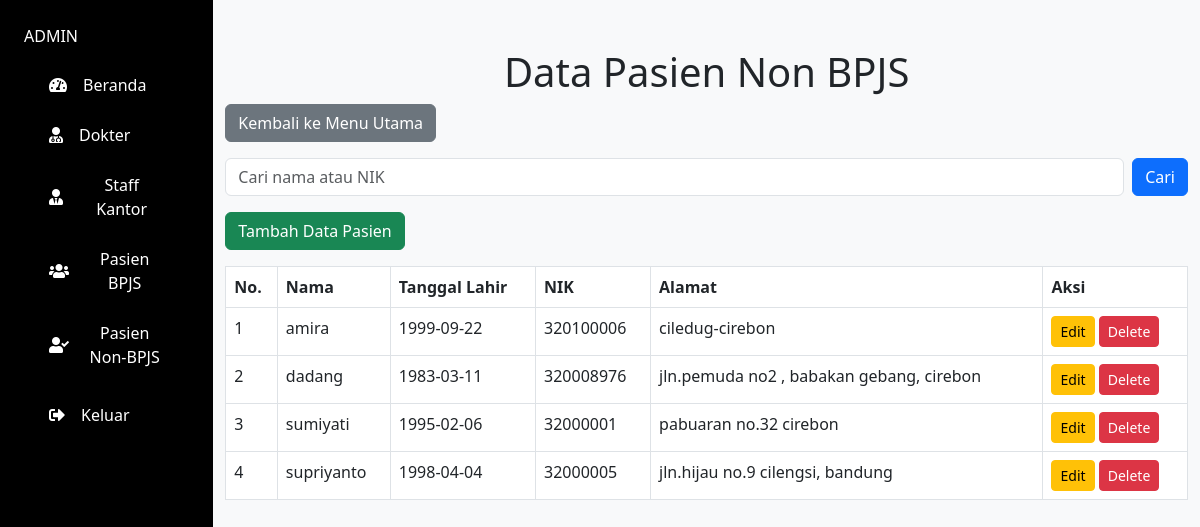
The page /pasien_non-bpjs.php on the database its author committed.
### pasien_non-bpjs.php (the view, shortened to what this page needs)
<?php
include 'db.php';
$search = isset($_GET['search']) ? $_GET['search'] : '';
$query = "SELECT * FROM `pasien_non-bpjs`";
$result = $conn->query($query);
?>
<!DOCTYPE html>
<html lang="en">
<head>
    <link rel="stylesheet" href="https://cdnjs.cloudflare.com/ajax/libs/bootstrap/5.3.0/css/bootstrap.min.css">
</head>
<body>
     <link href="https://cdn.jsdelivr.net/npm/bootstrap@5.3.0/dist/css/bootstrap.min.css" rel="stylesheet">
    <link href="https://cdnjs.cloudflare.com/ajax/libs/font-awesome/5.15.4/css/all.min.css" rel="stylesheet">
</head>
<body>
    <div class="sidebar p-4">
        <div class="text-2xl font-bold mb-3">ADMIN</div>
        <nav>
            <a class="btn btn-grey w-100 d-flex align-items-center py-2 px-4 mb-2" href="dashboard.php">
                <i class="fas fa-tachometer-alt me-3"></i>
                Beranda
            </a>
            <a class="btn btn-grey w-100 d-flex align-items-center py-2 px-4 mb-2" href="dokter.php">
                <i class="fas fa-user-md me-3"></i>
                Dokter
            </a>
            <a class="btn btn-grey w-100 d-flex align-items-center py-2 px-4 mb-2" href="staff_kantor.php">
                <i class="fas fa-user-tie me-3"></i>
                Staff Kantor
            </a>
            <a class="btn btn-grey w-100 d-flex align-items-center py-2 px-4 mb-2" href="pasien_bpjs.php">
                <i class="fas fa-users me-3"></i>
                Pasien BPJS
            </a>
            <a class="btn btn-grey w-100 d-flex align-items-center py-2 px-4 mb-2" href="pasien_non-bpjs.php">
                <i class="fas fa-user-check me-3"></i>
                Pasien Non-BPJS
            </a>
            <a class="btn btn-grey w-100 d-flex align-items-center py-2 px-4" href="logout.php">
                <i class="fas fa-sign-out-alt me-3"></i>
                Keluar
            </a>
        </nav>
    </div>
    <div class="container mt-5">
        <h1 class="text-center">Data Pasien Non BPJS</h1>
        <a href="dashboard.php" class="btn btn-secondary mb-3">Kembali ke Menu Utama</a>
        <form class="d-flex mb-3" method="GET">
            <input type="text" name="search" class="form-control me-2" placeholder="Cari nama atau NIK"
                   value="<?php echo htmlspecialchars($search); ?>">
            <button type="submit" class="btn btn-primary">Cari</button>
        </form>
        <a href="tambah.php" class="btn btn-success mb-3">Tambah Data Pasien</a>
        <table class="table table-bordered">
            <thead>
                <tr>
                    <th>No.</th>
                    <th>Nama</th>
                    <th>Tanggal Lahir</th>
                    <th>NIK</th>
                    <th>Alamat</th>
                    <th>Aksi</th>
                </tr>
            </thead>
            <tbody>
            <?php
if ($result->num_rows > 0) {
    $no = 1;
    while ($row = $result->fetch_assoc()) {
        echo "<tr>
            <td>" . htmlspecialchars($no) . "</td>
            <td>" . htmlspecialchars($row['nama']) . "</td>
            <td>" . htmlspecialchars($row['tgl_lahir']) . "</td>
            <td>" . htmlspecialchars($row['NIK']) . "</td>
            <td>" . htmlspecialchars($row['alamat']) . "</td>
            <td>
                <a href='edit.php?id=" . urlencode($row['id']) . "' class='btn btn-warning btn-sm'>Edit</a>
                <a href='delete.php?id=" . urlencode($row['id']) . "&jenis=Non-BPJS' class='btn btn-danger btn-sm'
                   onclick='return confirm(\"Yakin ingin menghapus data ini?\")'>Delete</a>
            </td>
        </tr>";
        $no++;
    }
} else {
    echo "<tr><td colspan='7' class='text-center'>Tidak ada data ditemukan</td></tr>";
}
?>
</body>
</html>

### pasien_non-bpjs.php (style rules this page uses)
body { background-color: #f8f9fa; color: #212529; display: flex; min-height: 100vh; margin: 0; }
.sidebar { width: 250px; background-color: #000; color: #fff; min-height: 100vh; }
.sidebar a { text-decoration: none; color: white; }

### rows shown on the page
pasien_non-bpjs: nama "amira", tgl_lahir "1999-09-22", NIK "320100006", alamat "ciledug-cirebon"
pasien_non-bpjs: nama "dadang", tgl_lahir "1983-03-11", NIK "320008976", alamat "jln.pemuda no2 , babakan gebang, cirebon"
pasien_non-bpjs: nama "sumiyati", tgl_lahir "1995-02-06", NIK "32000001", alamat "pabuaran no.32 cirebon"
pasien_non-bpjs: nama "supriyanto", tgl_lahir "1998-04-04", NIK "32000005", alamat "jln.hijau no.9 cilengsi, bandung"
